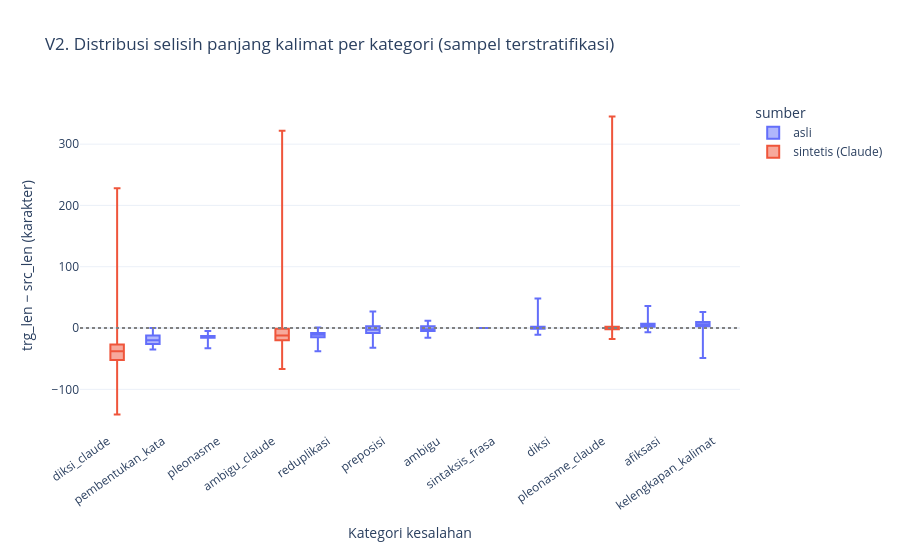

Notebook code for this chart:
### Markdown cell above
Sel 14 — Visualisasi 2: box plot distribusi dan outlier

### Code cell
samp = pl.concat([g.sample(min(4000, g.height), seed=7) for g in df.partition_by("category")])
urut = ringkas.sort("selisih_median", "selisih_mean")["category"].to_list()

fig2 = px.box(samp, x="category", y="selisih_len", color="sumber", points=False,
              category_orders={"category": urut},
              color_discrete_map={"asli": "#636EFA", "sintetis (Claude)": "#EF553B"},
              labels={"selisih_len": "trg_len − src_len (karakter)", "category": "Kategori kesalahan"},
              title="V2. Distribusi selisih panjang kalimat per kategori (sampel terstratifikasi)")
fig2.add_hline(y=0, line_dash="dot", line_color="gray")
fig2.update_layout(height=550, xaxis_tickangle=-35)
fig2.show()

### Figure 1 — Plotly figure (JSON) as saved in the notebook; plotly's stock layout.template omitted (floating-point values rounded to 4 significant figures; data arrays with more than 128 entries replaced by an {"elided": "..."} marker saying what was removed)
{"data": [{"alignmentgroup": "True", "boxpoints": false, "hovertemplate": "sumber=asli<br>Kategori kesalahan=%{x}<br>trg_len − src_len (karakter)=%{y}<extra></extra>", "legendgroup": "asli", "marker": {"color": "#636EFA"}, "name": "asli", "notched": false, "offsetgroup": "asli", "orientation": "v", "showlegend": true, "type": "box", "x": {"elided": "36000 str values"}, "x0": " ", "xaxis": "x", "y": {"elided": "36000 int values"}, "y0": " ", "yaxis": "y"}, {"alignmentgroup": "True", "boxpoints": false, "hovertemplate": "sumber=sintetis (Claude)<br>Kategori kesalahan=%{x}<br>trg_len − src_len (karakter)=%{y}<extra></extra>", "legendgroup": "sintetis (Claude)", "marker": {"color": "#EF553B"}, "name": "sintetis (Claude)", "notched": false, "offsetgroup": "sintetis (Claude)", "orientation": "v", "showlegend": true, "type": "box", "x": {"elided": "10411 str values"}, "x0": " ", "xaxis": "x", "y": {"elided": "10411 int values"}, "y0": " ", "yaxis": "y"}], "layout": {"boxmode": "group", "height": 550, "legend": {"title": {"text": "sumber"}, "tracegroupgap": 0}, "shapes": [{"line": {"color": "gray", "dash": "dot"}, "type": "line", "x0": 0, "x1": 1, "xref": "x domain", "y0": 0, "y1": 0, "yref": "y"}], "title": {"text": "V2. Distribusi selisih panjang kalimat per kategori (sampel terstratifikasi)"}, "xaxis": {"anchor": "y", "categoryarray": ["diksi_claude", "pembentukan_kata", "pleonasme", "ambigu_claude", "reduplikasi", "preposisi", "ambigu", "sintaksis_frasa", "diksi", "pleonasme_claude", "afiksasi", "kelengkapan_kalimat"], "categoryorder": "array", "domain": [0, 1], "tickangle": -35, "title": {"text": "Kategori kesalahan"}}, "yaxis": {"anchor": "x", "domain": [0, 1], "title": {"text": "trg_len − src_len (karakter)"}}}}
